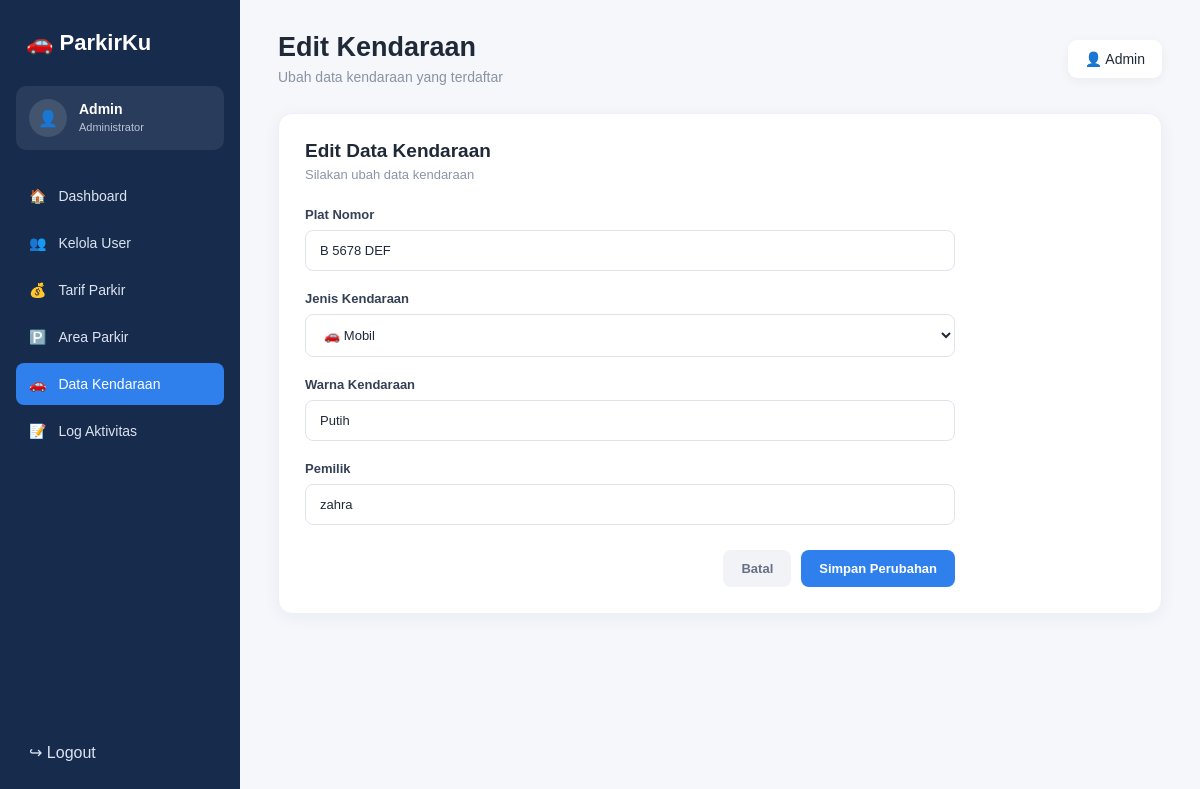
The app's page /view/edit_kendaraan.php?id_kendaraan=2 (signed in) with its own data.
### tables this page shows
CREATE TABLE `tb_kendaraan` (
  `id_kendaraan` int NOT NULL,
  `plat_nomor` varchar(15) NOT NULL,
  `jenis_kendaraan` varchar(20) NOT NULL,
  `warna` varchar(20) NOT NULL,
  `pemilik` varchar(100) NOT NULL,
  `id_user` int NOT NULL,
  `status_kendaraan` enum('aktif','nonaktif') NOT NULL DEFAULT 'aktif'
);

### view/edit_kendaraan.php (the view, shortened to what this page needs)
<?php
include "../model/m_koneksi.php";
$id_kendaraan = intval($_GET['id_kendaraan']);
$query = mysqli_query(
    $conn,
    "SELECT * FROM tb_kendaraan
     WHERE id_kendaraan = $id_kendaraan"
);
$kendaraan = mysqli_fetch_assoc($query);
?>
<!DOCTYPE html>
<html lang="id">
<head>
    <link rel="stylesheet"
          href="../asset/edit_kendaraan.css">
</head>
<body>
<aside class="sidebar">
    <div class="logo">
        🚗 <span>ParkirKu</span>
    </div>
    <div class="admin">
        <div class="avatar">
            👤
        </div>
        <div>
            <strong>Admin</strong>
            <small>
                Administrator
            </small>
        </div>
    </div>
    <nav>
        <a href="dashboard_admin.php">
            🏠 <span>Dashboard</span>
        </a>
        <a href="kelola_user.php">
            👥 <span>Kelola User</span>
        </a>
        <a href="tarif_parkir.php">
            💰 <span>Tarif Parkir</span>
        </a>
        <a href="area_parkir.php">
            🅿️ <span>Area Parkir</span>
        </a>
        <a href="data_kendaraan.php"
           class="active">
            🚗 <span>Data Kendaraan</span>
        </a>
        <a href="log_aktivitas.php">
            📝 <span>Log Aktivitas</span>
        </a>
    </nav>
    <a href="../controller/c_logout.php"
       class="logout">
        ↪ <span>Logout</span>
    </a>
</aside>
<main class="main">
    <header class="header">
        <div>
            <h1>
                Edit Kendaraan
            </h1>
            <p>
                Ubah data kendaraan yang terdaftar
            </p>
        </div>
        <div class="profile">
            👤 Admin
        </div>
    </header>
    <section class="card">
        <div class="card-header">
            <div>
                <h2>
                    Edit Data Kendaraan
                </h2>
                <p>
                    Silakan ubah data kendaraan
                </p>
            </div>
        </div>
        <form action="../controller/c_kendaraan.php"
              method="POST">
            <div class="form-group">
                <label>
                    Plat Nomor
                </label>
                <input
                    type="text"
                    name="plat_nomor"
                    value="<?= htmlspecialchars($kendaraan['plat_nomor']); ?>"
                    placeholder="Contoh: B 1234 ABC"
                    required
                >
            </div>
            <div class="form-group">
                <label>
                    Jenis Kendaraan
                </label>
                <select
                    name="jenis_kendaraan"
                    required
                >
                    <option
                        value="mobil"
                        <?= $kendaraan['jenis_kendaraan'] == 'mobil' ? 'selected' : ''; ?>
                    >
                        🚗 Mobil
                    </option>
                </select>
            </div>
            <div class="form-group">
                <label>
                    Warna Kendaraan
                </label>
                <input
                    type="text"
                    name="warna"
                    value="<?= htmlspecialchars($kendaraan['warna']); ?>"
                    placeholder="Contoh: Hitam"
                    required
                >
            </div>
            <div class="form-group">
                <label>
                    Pemilik
                </label>
                <input
                    type="text"
                    name="pemilik"
                    value="<?= htmlspecialchars($kendaraan['pemilik']); ?>"
                    placeholder="Nama pemilik kendaraan"
                    required
                >
            </div>
            <div class="form-actions">
                <a
                    href="data_kendaraan.php"
                    class="btn-cancel"
                >
                    Batal
                </a>
                <button
                    type="submit"
                    name="update"
                    class="btn-save"
                >
                    Simpan Perubahan
                </button>
            </div>
        </form>
    </section>
</main>
</body>
</html>

### asset/edit_kendaraan.css (style rules this page uses)
* { margin: 0; padding: 0; box-sizing: border-box; }
body { font-family: Arial, sans-serif; background: #f5f7fb; color: #1f2937; }
.sidebar { position: fixed; left: 0; top: 0; width: 240px; height: 100vh; background: #172b4d; padding: 25px 16px; color: white; }
.logo { font-size: 22px; font-weight: bold; padding: 5px 10px 30px; }
.admin { display: flex; align-items: center; gap: 12px; padding: 13px; background: rgba(255,255,255,.08); border-radius: 10px; margin-bottom: 25px; }
.avatar { width: 38px; height: 38px; display: flex; align-items: center; justify-content: center; background: rgba(255,255,255,.12); border-radius: 50%; }
.admin strong { display: block; font-size: 14px; }
.admin small { color: #b8c4d6; font-size: 11px; }
nav a { display: flex; align-items: center; gap: 12px; padding: 13px; margin-bottom: 5px; border-radius: 8px; color: #dbe4f0; text-decoration: none; font-size: 14px; }
nav a.active { background: #2f80ed; color: white; }
.logout { position: absolute; bottom: 25px; left: 16px; right: 16px; padding: 13px; color: #dbe4f0; text-decoration: none; border-radius: 8px; }
.main { margin-left: 240px; padding: 32px 38px; }
.header { display: flex; justify-content: space-between; align-items: center; margin-bottom: 28px; }
.header h1 { font-size: 27px; margin-bottom: 6px; }
.header p { color: #8993a4; font-size: 14px; }
.profile { background: white; padding: 11px 17px; border-radius: 9px; box-shadow: 0 3px 12px rgba(0,0,0,.05); font-size: 14px; }
.card { background: white; border-radius: 14px; padding: 26px; border: 1px solid #edf0f5; box-shadow: 0 4px 18px rgba(23,43,77,.05); }
.card-header { display: flex; align-items: center; justify-content: space-between; margin-bottom: 25px; }
.card-header h2 { font-size: 19px; margin-bottom: 5px; }
.card-header p { color: #8b95a5; font-size: 13px; }
form { width: 100%; max-width: 650px; margin-top: 10px; }
.form-group { margin-bottom: 20px; }
.form-group label { display: block; margin-bottom: 8px; font-size: 13px; font-weight: bold; color: #344054; }
.form-group input, .form-group select { width: 100%; padding: 12px 14px; border: 1px solid #dfe4ea; border-radius: 8px; outline: none; font-size: 13px; background: white; color: #1f2937; transition: .2s; }
.form-group select { cursor: pointer; }
.form-actions { display: flex; justify-content: flex-end; align-items: center; gap: 10px; margin-top: 25px; }
.btn-cancel { display: inline-block; text-decoration: none; padding: 11px 18px; border-radius: 8px; background: #f1f3f6; color: #667085; font-size: 13px; font-weight: bold; transition: .2s; }
.btn-save { border: none; padding: 11px 18px; border-radius: 8px; background: #2f80ed; color: white; font-size: 13px; font-weight: bold; cursor: pointer; transition: .2s; }

### records on screen
tb_kendaraan: plat_nomor "B 5678 DEF", jenis_kendaraan "🚗 Mobil", warna "Putih", pemilik "zahra"
